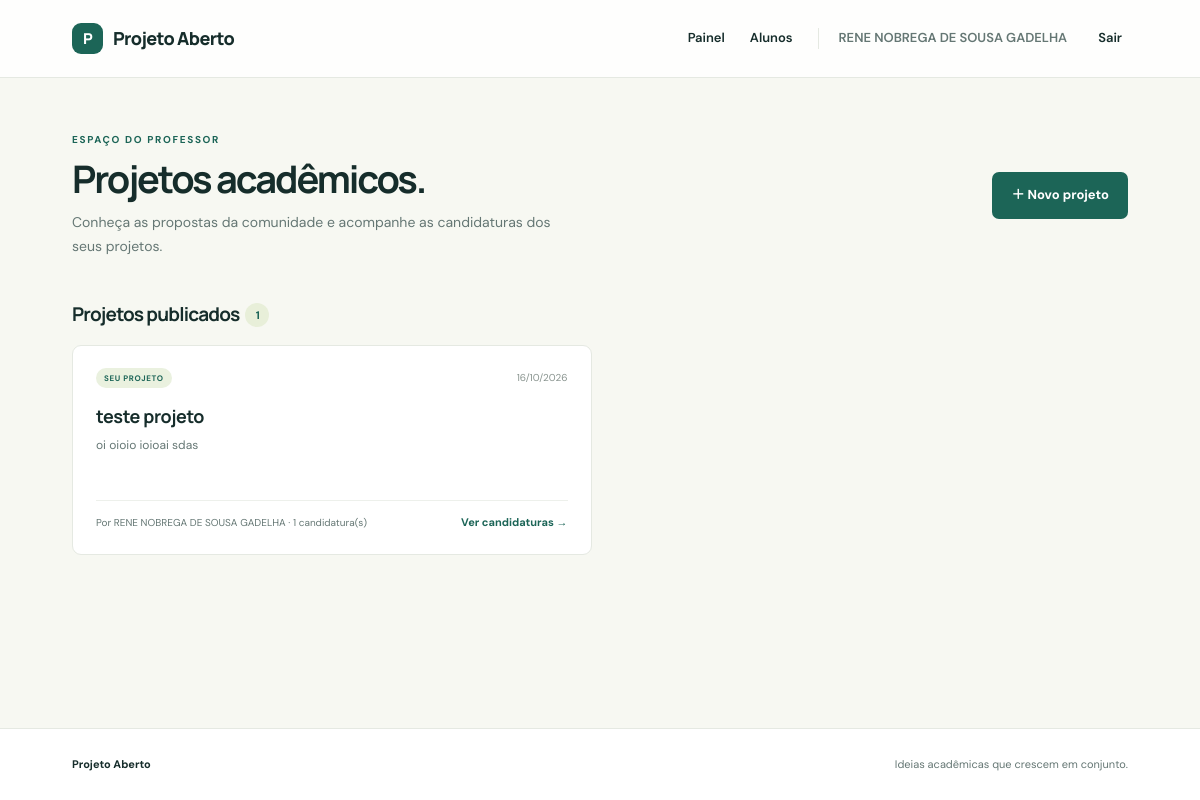
The app's page /painel (signed in) with its own data.
### models.py (models this page shows, shortened)
class User(db.Model):
    id = db.Column(db.Integer, primary_key=True)
    name = db.Column(db.String(120), nullable=False)
    email = db.Column(db.String(160), unique=True, nullable=False, index=True)
    password_hash = db.Column(db.String(256), nullable=False)
    role = db.Column(db.String(20), nullable=False)
    course = db.Column(db.String(120))
    projects = db.relationship("Project", backref="owner", lazy=True)
    applications = db.relationship("Application", backref="student", lazy=True)

class Project(db.Model):
    id = db.Column(db.Integer, primary_key=True)
    title = db.Column(db.String(160), nullable=False)
    description = db.Column(db.Text, nullable=False)
    requirements = db.Column(db.Text, default="")
    created_at = db.Column(db.DateTime, default=datetime.utcnow, nullable=False)
    owner_id = db.Column(db.Integer, db.ForeignKey("user.id"), nullable=False)
    applications = db.relationship(
        "Application", backref="project", lazy=True, cascade="all, delete-orphan"
    )

### controllers/main_controller.py (the view)
@main_bp.route("/painel")
def dashboard():
    user = usuario_atual()
    if not user:
        return redirect(url_for("auth.login"))
    projects = project_service.listar_projetos()
    if user.role == "professor":
        return render_template("professor_dashboard.html", projects=projects, current_user=user)
    applications = {a.project_id: a for a in application_service.listar_do_aluno(user.id)}
    return render_template(
        "student_dashboard.html", projects=projects, applications=applications,
        current_user=user,
    )

### controllers/helpers.py (called while the page is built)
def usuario_atual():
    user_id = session.get("user_id")
    return user_repository.buscar_por_id(user_id) if user_id else None

### repositories/project_repository.py (called while the page is built)
def listar_todos():
    return Project.query.order_by(Project.created_at.desc()).all()

### repositories/user_repository.py (called while the page is built)
def buscar_por_id(user_id):
    return db.session.get(User, user_id)

### services/project_service.py (called while the page is built)
def listar_projetos():
    return project_repository.listar_todos()

### templates/professor_dashboard.html (shortened to what this page needs)
{% extends 'base.html' %}
{% block content %}
  <section class="page-heading">
    <div>
      <span class="eyebrow">ESPAÇO DO PROFESSOR</span>
      <h1>Projetos acadêmicos.</h1>
      <p>Conheça as propostas da comunidade e acompanhe as candidaturas dos seus projetos.</p>
    </div>
    <a class="button button-primary" href="{{ url_for('professor.create_project') }}">＋ Novo projeto</a>
  </section>
  <section class="content-section">
    <div class="section-heading compact">
      <h2>Projetos publicados <span class="count">{{ projects|length }}</span></h2>
    </div>
    {% if projects %}
      <div class="project-grid">
        {% for project in projects %}
          <article class="project-card">
            <div class="project-meta">
              <span class="pill">
                {{ 'SEU PROJETO' if project.owner_id == current_user.id else 'PROJETO DA COMUNIDADE' }}
              </span>
              <span>{{ project.created_at.strftime('%d/%m/%Y') }}</span>
            </div>
            <h3>{{ project.title }}</h3>
            <p>{{ project.description|truncate(180) }}</p>
            <div class="project-bottom">
              <span>
                Por {{ project.owner.name }}
                {% if project.owner_id == current_user.id %}
                  · {{ project.applications|length }} candidatura(s)
                {% endif %}
              </span>
              {% if project.owner_id == current_user.id %}
                <a href="{{ url_for('professor.project_applications', project_id=project.id) }}">
                  Ver candidaturas →
                </a>
              {% endif %}
            </div>
          </article>
        {% endfor %}
      </div>
    {% endif %}
  </section>
{% endblock %}

### templates/base.html (shortened to what this page needs)
<!doctype html>
<html lang="pt-BR">
  <head>
    <link rel="stylesheet" href="{{ url_for('static', filename='style.css') }}">
  </head>
  <body>
    <header class="site-header">
      <a class="brand" href="{{ url_for('main.index') }}">
        <span class="brand-mark">P</span>
        Projeto Aberto
      </a>
      <nav aria-label="Navegação principal">
        {% if current_user %}
          <a href="{{ url_for('main.dashboard') }}">Painel</a>
          <a href="{{ url_for('main.students') }}">Alunos</a>
          <span class="nav-user">{{ current_user.name }}</span>
          <form class="inline-form" action="{{ url_for('auth.logout') }}" method="post">
            <button class="nav-button">Sair</button>
          </form>
        {% else %}
          <a href="{{ url_for('auth.login') }}">Entrar</a>
          <a class="nav-cta" href="{{ url_for('auth.register', role='student') }}">Criar conta</a>
        {% endif %}
      </nav>
    </header>
    <main class="container">
      {% block content %}{% endblock %}
    </main>
    <footer class="site-footer">
      <span>Projeto Aberto</span>
      <span>Ideias acadêmicas que crescem em conjunto.</span>
    </footer>
  </body>
</html>

### static/style.css (style rules this page uses)
:root { --ink:#162d2b;--muted:#657774;--green:#1c6557;--green-dark:#164e44;--lime:#d9ed9a;--cream:#f7f8f2;--paper:#fff;--line:#e5e9e2;--coral:#ee967a;--shadow:0 18px 50px rgba(27,55,47,.08) }
* { box-sizing:border-box }
body { margin:0;background:var(--cream);color:var(--ink);font-family:'DM Sans',sans-serif;font-size:15px;line-height:1.6 }
a { color:inherit;text-decoration:none }
button,input,textarea { font:inherit }
.site-header { height:78px;display:flex;align-items:center;justify-content:space-between;padding:0 max(calc((100% - 1160px)/2),6%);background:rgba(255,255,255,.88);border-bottom:1px solid var(--line) }
.brand { font-family:Manrope,sans-serif;font-size:18px;font-weight:800;letter-spacing:-.6px;display:flex;align-items:center;gap:10px }
.brand-mark { display:grid;place-items:center;width:31px;height:31px;background:var(--green);color:#fff;border-radius:9px;font-size:15px }
.site-header nav { display:flex;align-items:center;gap:25px;font-size:13px;font-weight:600 }
.nav-user { color:var(--muted);border-left:1px solid var(--line);padding-left:20px }
.inline-form { display:inline }
.nav-button { border:0;background:none;color:var(--ink);font-weight:600;cursor:pointer }
.container { width:min(1120px,88%);margin:0 auto;min-height:calc(100vh - 150px) }
.eyebrow { display:block;color:var(--green);font-size:10px;font-weight:700;letter-spacing:1.65px;margin-bottom:14px }
.hero h1,.form-intro h1,.page-heading h1 { font:700 clamp(36px,4.2vw,54px)/1.15 Manrope,sans-serif;letter-spacing:-2.1px;margin:0 0 19px;max-width:650px }
.hero-copy>p,.form-intro>p,.page-heading p { color:var(--muted);font-size:16px;max-width:490px;margin:0;line-height:1.75 }
.button { border:0;border-radius:7px;padding:13px 19px;display:inline-flex;justify-content:center;align-items:center;gap:15px;font-weight:700;font-size:13px;cursor:pointer }
.button-primary { background:var(--green);color:white;transition:background .15s }
.section-heading h2,.steps h2 { font:700 27px/1.3 Manrope,sans-serif;letter-spacing:-.8px;margin:0 }
.site-footer { height:72px;border-top:1px solid var(--line);background:#fff;padding:0 max(calc((100% - 1120px)/2),6%);display:flex;align-items:center;justify-content:space-between;color:var(--muted);font-size:11px }
.site-footer span:first-child { font-weight:700;color:var(--ink) }
.page-heading { display:flex;align-items:center;justify-content:space-between;padding:54px 0 35px }
.page-heading .eyebrow { margin-bottom:9px }
.page-heading h1 { font-size:38px;margin-bottom:9px }
.page-heading p { font-size:14px }
.content-section { padding:8px 0 66px }
.section-heading.compact { display:flex;align-items:center;justify-content:space-between;margin-bottom:18px }
.section-heading.compact h2 { font-size:19px }
.count { display:inline-grid;place-items:center;min-width:24px;height:24px;padding:0 6px;border-radius:20px;background:#e8efd9;color:var(--green);font:700 11px 'DM Sans',sans-serif;vertical-align:2px;margin-left:3px }
.project-grid { display:grid;grid-template-columns:repeat(2,minmax(0,1fr));gap:17px }
.project-card { background:#fff;border:1px solid var(--line);border-radius:9px;padding:22px 23px;display:flex;flex-direction:column;min-height:210px }
.project-meta { display:flex;justify-content:space-between;align-items:center;color:#89948f;font-size:10px }
.pill { background:#eaf1df;color:var(--green);padding:4px 8px;border-radius:20px;font-size:8px;font-weight:700;letter-spacing:.6px }
.project-card h3 { font:700 18px/1.35 Manrope,sans-serif;letter-spacing:-.4px;margin:16px 0 7px }
.project-card>p { font-size:12px;color:var(--muted);line-height:1.65;margin:0 0 15px;white-space:pre-line }
.project-bottom { border-top:1px solid #edf0eb;padding-top:13px;margin-top:auto;display:flex;align-items:center;justify-content:space-between;gap:10px;color:var(--muted);font-size:10px }
.project-bottom a,.button-link { color:var(--green);font-weight:700;font-size:11px }

### records on screen
User: name "RENE NOBREGA DE SOUSA GADELHA"
Project: owner_id "SEU PROJETO", created_at "16/10/2026", title "teste projeto", description "oi oioio ioioai sdas", owner.name "RENE NOBREGA DE SOUSA GADELHA", applications|length "1"

### other values on screen
{{ projects|length }} "1"
